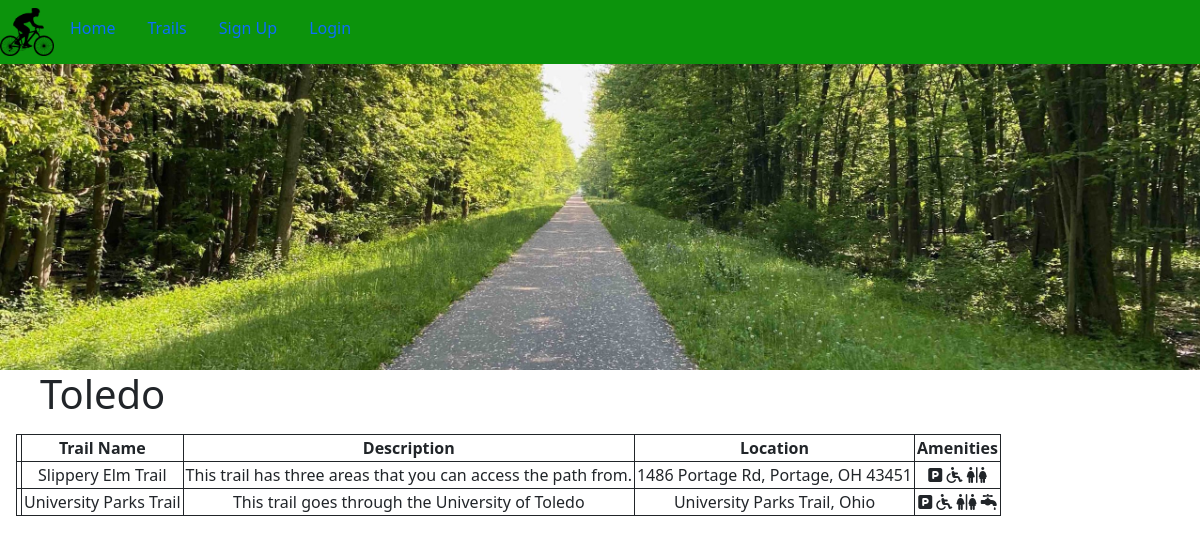
Screenshot of /pages/toledo.php with the database file from the repository.
### tables this page shows
CREATE TABLE trails (
    trailId INT PRIMARY KEY,
    trailName VARCHAR(255),
    trailDescription VARCHAR(5000),
    trailLocation VARCHAR(255),
    trailCity VARCHAR(255),
    trailIcons VARCHAR(255)
);

### includes/Trails.php (called while the page is built, shortened)
<?php
class Trail {
    function __construct($conn, $trailInfo) {
        $this->trailName = $trailInfo['trailName'];
        $this->trailDescription = $trailInfo['trailDescription'];
        $this->trailLocation = $trailInfo['trailLocation'];
        $this->trailIcons = $trailInfo['trailIcons'];
    }
    static function getTrailsFromDb($conn, $city) {
        $selectTrails = "SELECT * FROM trails WHERE trailCity=:city";
        $stmt = $conn->prepare($selectTrails);
        $stmt->bindParam(':city', $city, PDO::PARAM_STR);
        $stmt->execute();
        $trailList = array();
        $stmt->setFetchMode(PDO::FETCH_ASSOC);
        foreach($stmt->fetchAll() as $listRow) {
            $trail = new Trail($conn, $listRow);
            $trailList[] = $trail;
        }
        return $trailList;
    }
}

### pages/toledo.php (the view, shortened to what this page needs)
<?php
  include("../includes/navbar.php");
?>
<img class="trailimg" src="../includes/bikeTrail.jpeg">
<h1>Toledo</h1>
<table>
    <tr>
        <th></th>
        <th>Trail Name</th>
        <th>Description</th>
        <th>Location</th>
        <th>Amenities</th>
    </tr>
    <?php
    $data = Trail::getTrailsFromDb($conn, "Toledo");
    foreach ($data as $trail) {
        ?>
        <tr>
            <td>
            </td>
            <td>
                <?php
                    echo $trail->trailName
                ?>
            </td>
            <td>
                <?php
                    echo $trail->trailDescription
                ?>
            </td>
            <td>
                <?php
                    echo $trail->trailLocation
                ?>
            </td>
            <td>
                <?php
                    echo $trail->trailIcons;
                ?>
            </td>
        </tr>
        <?php
    }
    ?>
</table>

### includes/trails.css (style rules this page uses)
table, th, td { border: 1px solid; text-align: center; padding: 2px; margin: 1em; }
.trailimg { width: 100%; }
h1 { margin-left: 1em; }

### rows the page displays
trails: trailName "Slippery Elm Trail", trailDescription "This trail has three areas that you can access the path from.", trailLocation "1486 Portage Rd, Portage, OH 43451"
trails: trailName "University Parks Trail", trailDescription "This trail goes through the University of Toledo", trailLocation "University Parks Trail, Ohio"
